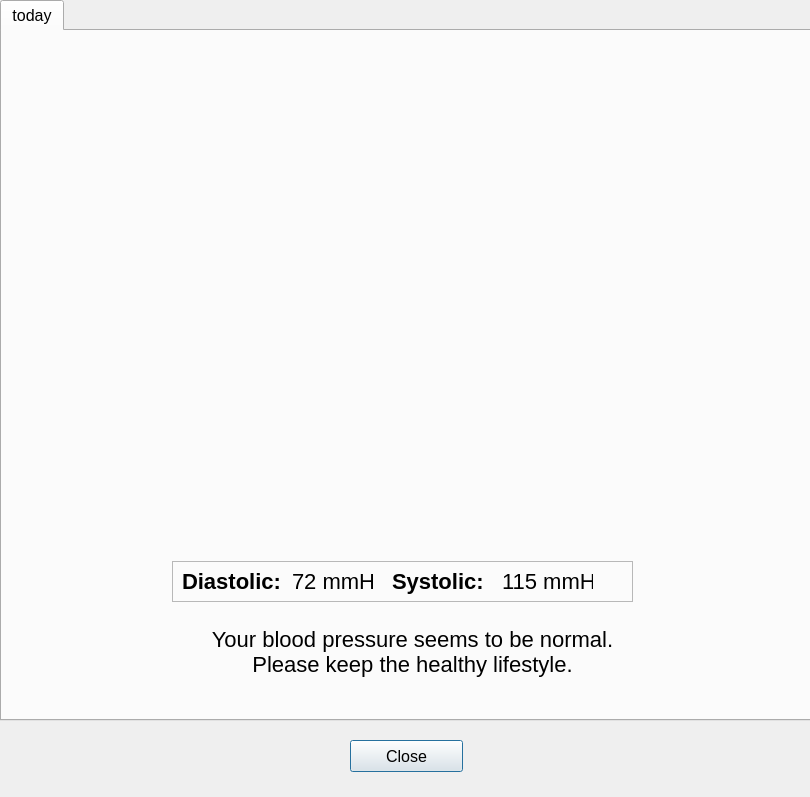
<?xml version="1.0" encoding="UTF-8"?>
<ui version="4.0">
 <class>bp_window</class>
 <widget class="QDialog" name="bp_window">
  <property name="geometry">
   <rect>
    <x>0</x>
    <y>0</y>
    <width>810</width>
    <height>797</height>
   </rect>
  </property>
  <property name="windowTitle">
   <string>Blood Pressure</string>
  </property>
  <widget class="QTabWidget" name="tabWidget">
   <property name="geometry">
    <rect>
     <x>0</x>
     <y>0</y>
     <width>811</width>
     <height>721</height>
    </rect>
   </property>
   <property name="font">
    <font>
     <family>Arial</family>
     <pointsize>12</pointsize>
    </font>
   </property>
   <property name="currentIndex">
    <number>0</number>
   </property>
   <widget class="QWidget" name="bp_tab_1">
    <attribute name="title">
     <string>today</string>
    </attribute>
    <widget class="QLabel" name="bp_figure">
     <property name="geometry">
      <rect>
       <x>0</x>
       <y>0</y>
       <width>800</width>
       <height>480</height>
      </rect>
     </property>
     <property name="text">
      <string/>
     </property>
     <property name="pixmap">
      <pixmap>../model/result/blood_pressure_new.png</pixmap>
     </property>
     <property name="scaledContents">
      <bool>true</bool>
     </property>
     <property name="wordWrap">
      <bool>false</bool>
     </property>
    </widget>
    <widget class="QFrame" name="frame">
     <property name="geometry">
      <rect>
       <x>170</x>
       <y>530</y>
       <width>461</width>
       <height>41</height>
      </rect>
     </property>
     <property name="frameShape">
      <enum>QFrame::StyledPanel</enum>
     </property>
     <property name="frameShadow">
      <enum>QFrame::Raised</enum>
     </property>
     <widget class="QLabel" name="diastolic_label">
      <property name="geometry">
       <rect>
        <x>10</x>
        <y>0</y>
        <width>111</width>
        <height>41</height>
       </rect>
      </property>
      <property name="font">
       <font>
        <family>Arial</family>
        <pointsize>-1</pointsize>
        <weight>75</weight>
        <bold>true</bold>
       </font>
      </property>
      <property name="styleSheet">
       <string notr="true">font-size:22px</string>
      </property>
      <property name="text">
       <string>Diastolic:</string>
      </property>
     </widget>
     <widget class="QLabel" name="systolic_label">
      <property name="geometry">
       <rect>
        <x>220</x>
        <y>0</y>
        <width>101</width>
        <height>41</height>
       </rect>
      </property>
      <property name="font">
       <font>
        <family>Arial</family>
        <pointsize>-1</pointsize>
        <weight>75</weight>
        <bold>true</bold>
       </font>
      </property>
      <property name="styleSheet">
       <string notr="true">font-size:22px</string>
      </property>
      <property name="text">
       <string>Systolic:</string>
      </property>
     </widget>
     <widget class="QLabel" name="diastolic_value">
      <property name="geometry">
       <rect>
        <x>120</x>
        <y>0</y>
        <width>81</width>
        <height>41</height>
       </rect>
      </property>
      <property name="font">
       <font>
        <family>Arial</family>
        <pointsize>-1</pointsize>
        <weight>50</weight>
        <bold>false</bold>
       </font>
      </property>
      <property name="styleSheet">
       <string notr="true">font-size:22px</string>
      </property>
      <property name="text">
       <string>72 mmHg</string>
      </property>
     </widget>
     <widget class="QLabel" name="systolic_value">
      <property name="geometry">
       <rect>
        <x>330</x>
        <y>0</y>
        <width>91</width>
        <height>41</height>
       </rect>
      </property>
      <property name="font">
       <font>
        <family>Arial</family>
        <pointsize>-1</pointsize>
       </font>
      </property>
      <property name="styleSheet">
       <string notr="true">font-size:22px</string>
      </property>
      <property name="text">
       <string>115 mmHg</string>
      </property>
     </widget>
    </widget>
    <widget class="QLabel" name="bp_text">
     <property name="geometry">
      <rect>
       <x>160</x>
       <y>580</y>
       <width>501</width>
       <height>81</height>
      </rect>
     </property>
     <property name="font">
      <font>
       <pointsize>-1</pointsize>
      </font>
     </property>
     <property name="layoutDirection">
      <enum>Qt::LeftToRight</enum>
     </property>
     <property name="styleSheet">
      <string notr="true">font-size:22px</string>
     </property>
     <property name="text">
      <string>Your blood pressure seems to be normal.
Please keep the healthy lifestyle.</string>
     </property>
     <property name="alignment">
      <set>Qt::AlignCenter</set>
     </property>
    </widget>
    <zorder>frame</zorder>
    <zorder>bp_figure</zorder>
    <zorder>bp_text</zorder>
   </widget>
  </widget>
  <widget class="QPushButton" name="bp_close_botton">
   <property name="geometry">
    <rect>
     <x>350</x>
     <y>740</y>
     <width>113</width>
     <height>32</height>
    </rect>
   </property>
   <property name="font">
    <font>
     <family>Arial</family>
     <pointsize>12</pointsize>
    </font>
   </property>
   <property name="text">
    <string>Close</string>
   </property>
  </widget>
 </widget>
 <resources/>
 <connections/>
</ui>
